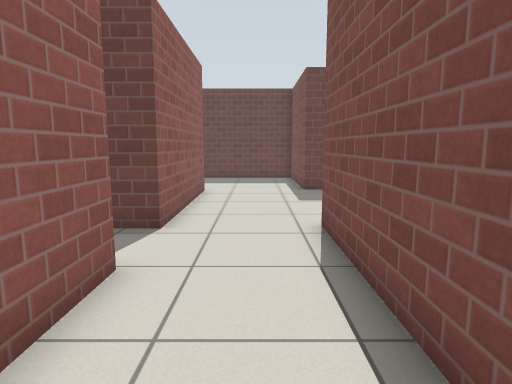
[1] (above)

21 first-person views from a walk through a robot-simulator world made for Gazebo. The camera is 0.94 m above the floor, tilts 8° down and sees 75° across. The floor is counted in squares, 0.5 m on a side. Each view is taken from the middle of a square. On the plan, view 1 faces up. The plan holds only what a view shows up to about 17 squares ahead; the rest is blank. Simple patterns stand in for the simulator's built-in surfaces.

[2]
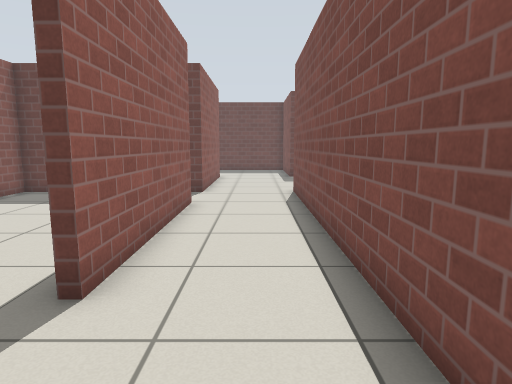

[3]
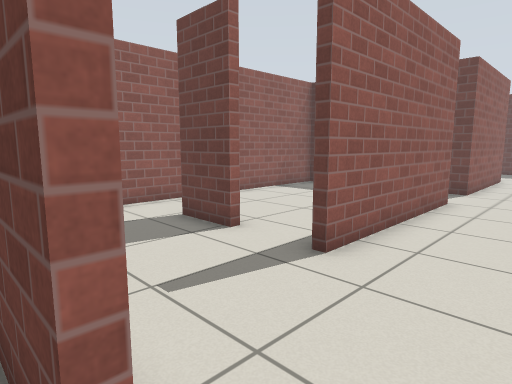

[4]
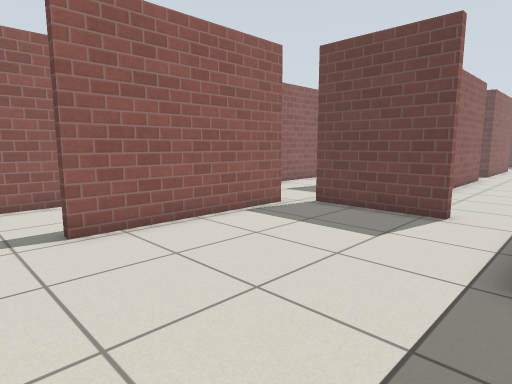

[5]
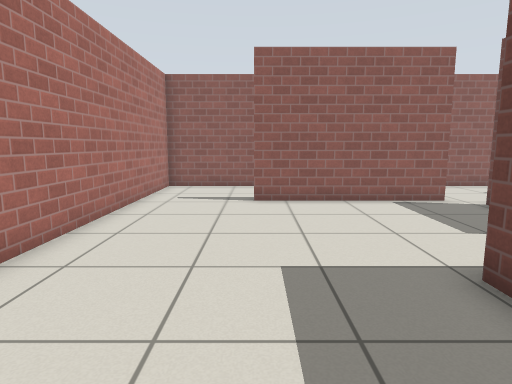

[6]
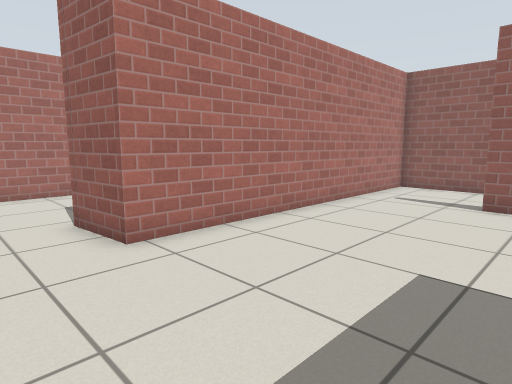

[7]
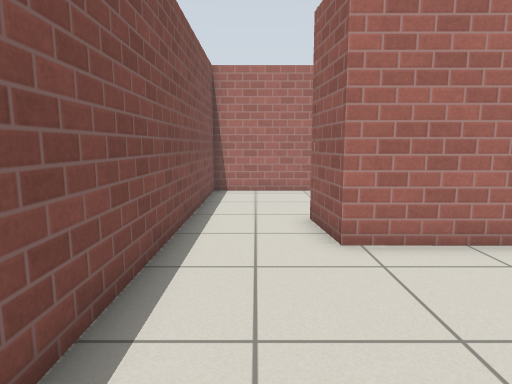

[8]
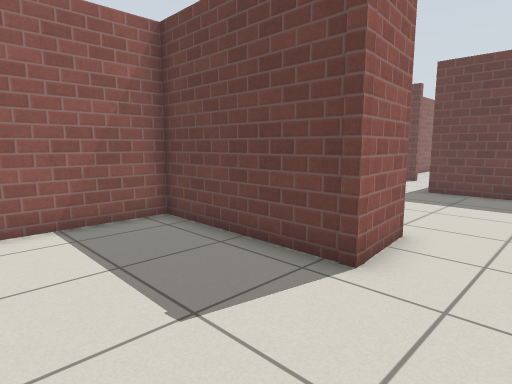

[9]
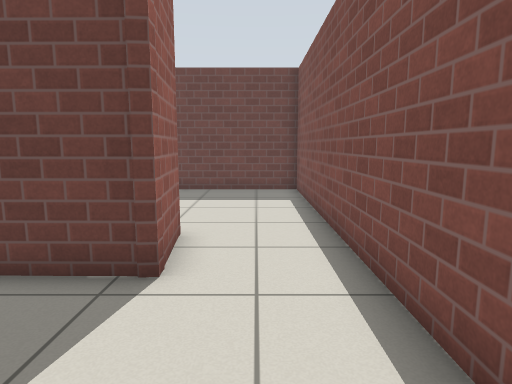

[10]
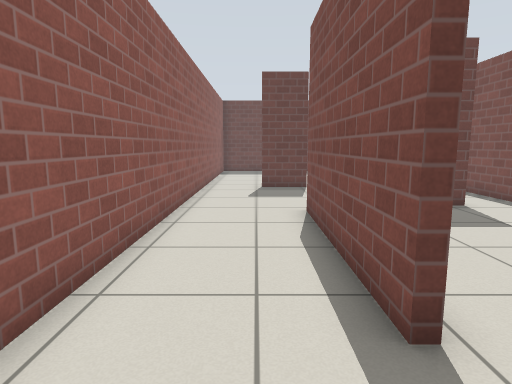

[11]
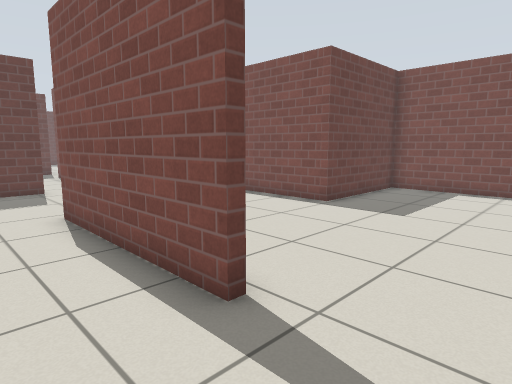

[12]
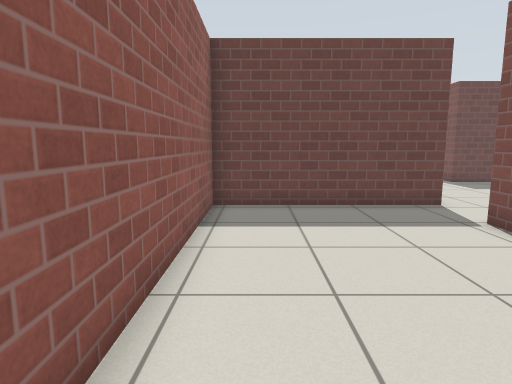

[13]
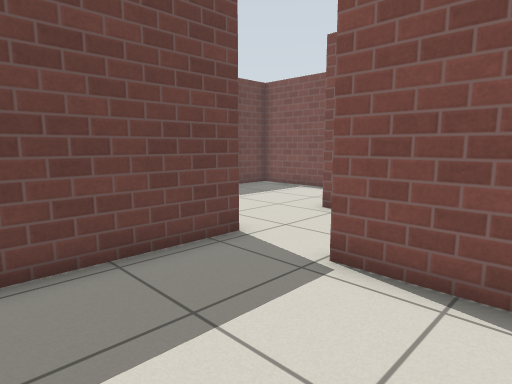

[14]
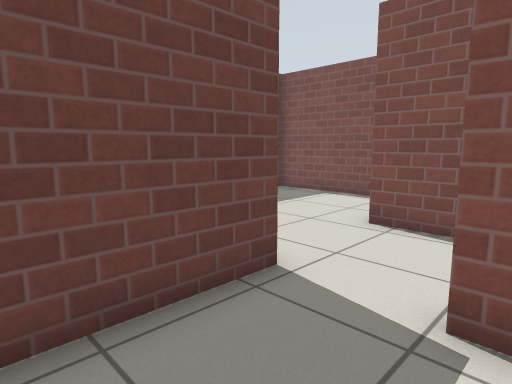

[15]
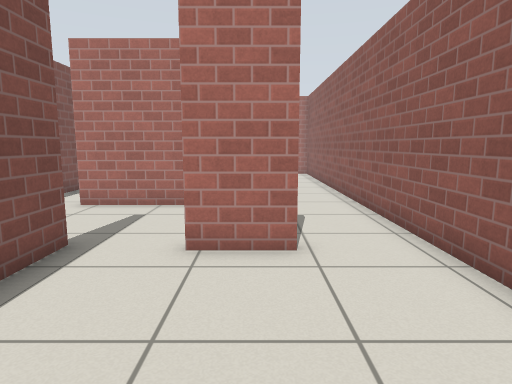

[16]
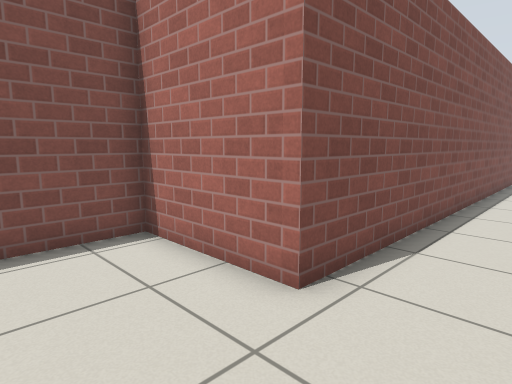

[17]
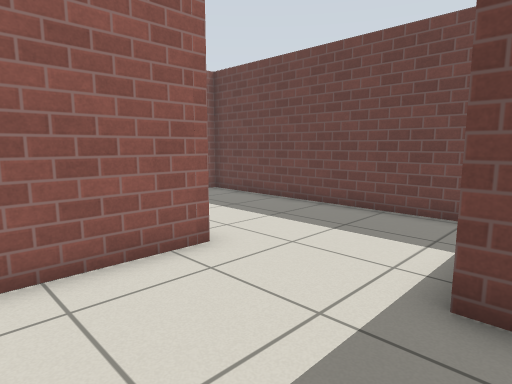

[18]
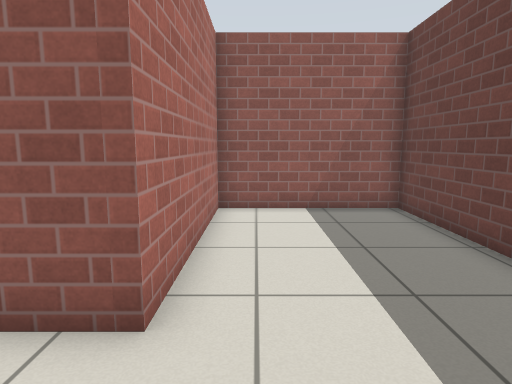

[19]
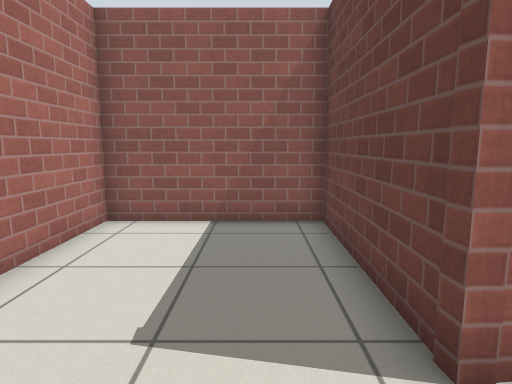

[20]
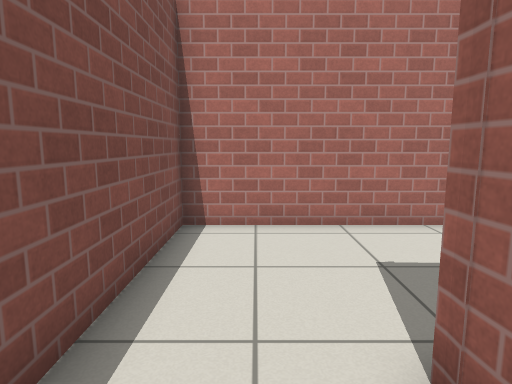

[21]
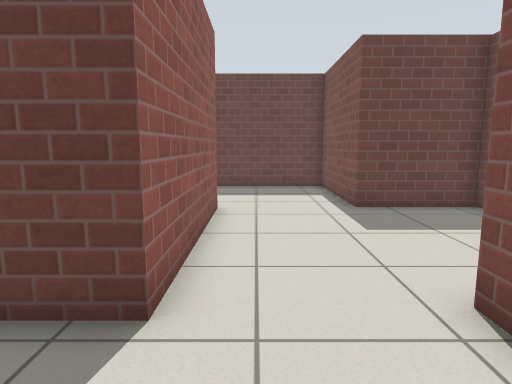

### Floor plan
Points are (right, up) in squares from view 1. A wall is a line through its corners. A room is listed if a view was taken in it or the views show most of it. See-through windows are left out.
Room 1 (views 1, 21)
walls: (-2.1, 4.9) (-2.1, -2.2); (-2.1, 8.4) (-2.1, 7.4); (1.5, -5.6) (1.5, 7.7); (-1.6, -6.4) (-0.4, -6.4)
ways out: opening at (0.5, -6.5) to room 2; opening at (-2, -4) to room 4; opening at (-2, 5.5) to room 4; opening at (0, 7.5) to room 5
Room 2 (views 2, 3, 4, 5, 6, 7)
walls: (-0.4, -6.7) (-4.5, -6.7); (-4.5, -18) (3.4, -18.1); (-5.2, -7.5) (-5.2, -14.1); (6.7, -17.5) (6.7, -10.8) (1.5, -10.8) (1.5, -5.6)
ways out: opening at (0.5, -6.5) to room 1; opening at (5, -17) to room 3; opening at (-5.5, -16) to room 4
Room 3 (views 8, 9, 19, 20)
walls: (3.3, -20.4) (-2.1, -20.3) (-2.1, -25.7) (6.7, -25.7) (6.7, -17.5); (3.4, -18.1) (3.6, -20.4) (3.2, -20.5)
ways out: opening at (5, -17) to room 2
Room 4 (views 10, 11, 12, 13, 14, 15)
walls: (-6.7, -1.8) (-4.6, -1.8); (-4.6, -2.1) (-6.7, -2.1); (-2.4, -2.2) (-2.4, -0.4); (-3.8, -6.4) (-1.6, -6.4); (-2.4, 2.4) (-2.4, 4.9); (-2.1, 7.4) (-9.4, 7.4) (-9.4, -18) (-4.5, -18); (-5.2, -14.1) (-5.5, -14.1) (-5.5, -7.5)
ways out: opening at (-2, -4) to room 1; opening at (-2, 5.5) to room 1; opening at (-5.5, -16) to room 2
Room 5 (views 16, 17)
walls: (1.5, 7.7) (5.7, 7.7) (5.7, 14.1) (2.1, 14.1); (-2.1, 13.9) (-2.1, 8.4)
ways out: opening at (0, 7.5) to room 1; opening at (0, 14) to room 6
Room 6 (view 18)
walls: (2.1, 14.1) (2.1, 19.3) (-8.9, 19.3) (-8.9, 13.9) (-2.1, 13.9)
ways out: opening at (0, 14) to room 5

Positions as (right, up) in squares from view 1, and headings:
1: (0, 0), facing up
2: (0, -6), facing up
3: (1, -7), facing up-left
4: (2, -16), facing up-left
5: (6, -14), facing left
6: (6, -12), facing down-left
7: (5, -12), facing down
8: (6, -25), facing up-left
9: (5, -25), facing up
10: (-7, -17), facing up
11: (-8, -17), facing up-right
12: (-8, -3), facing up
13: (-7, 2), facing up-right
14: (-6, 4), facing up-right
15: (-6, 4), facing down
16: (-1, 11), facing down-right
17: (3, 10), facing up-left
18: (1, 15), facing left
19: (6, -22), facing left
20: (5, -18), facing down
21: (-1, 4), facing up
